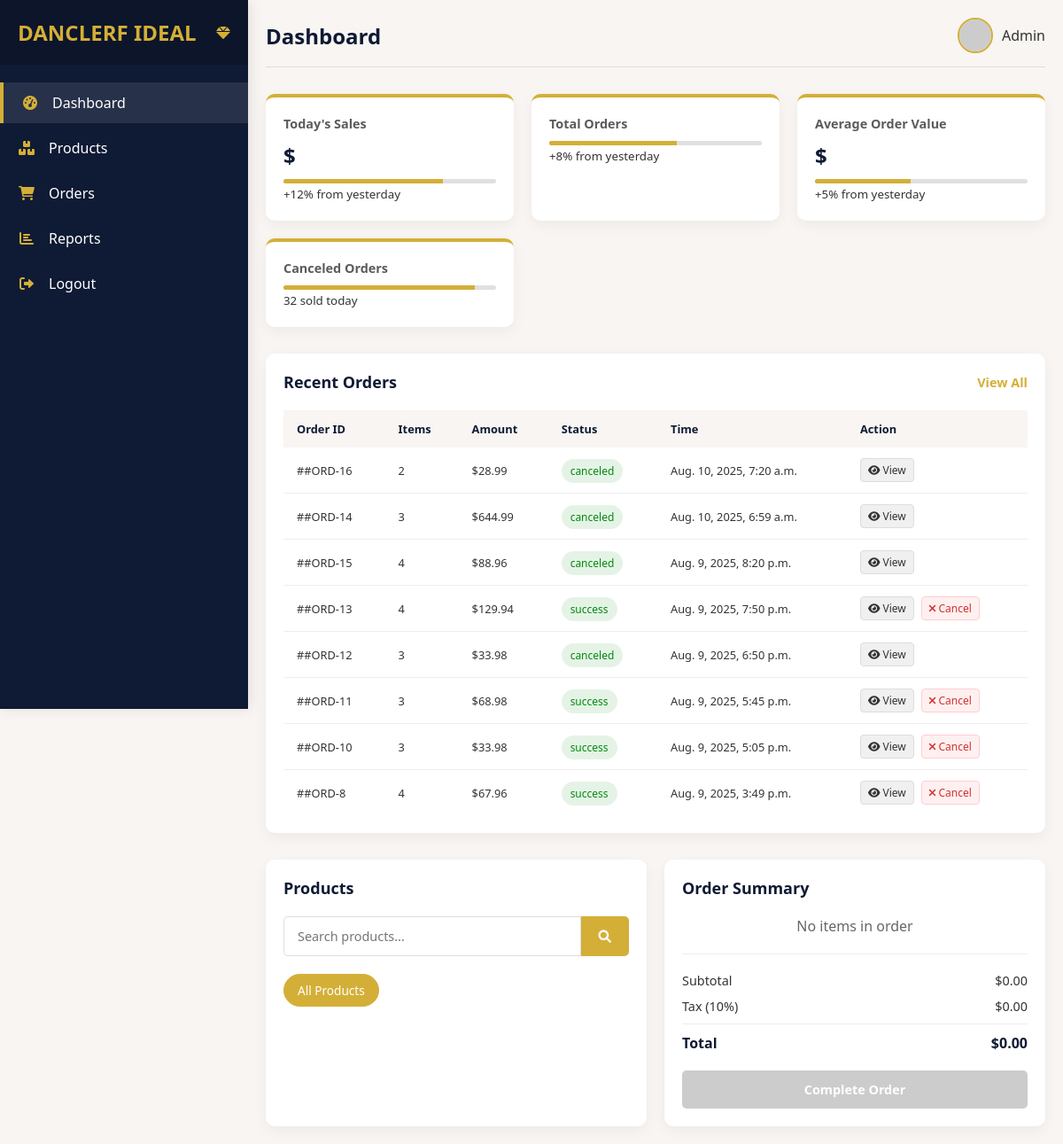
Page /cancel-order/1/ (signed in) on the earlier database version.
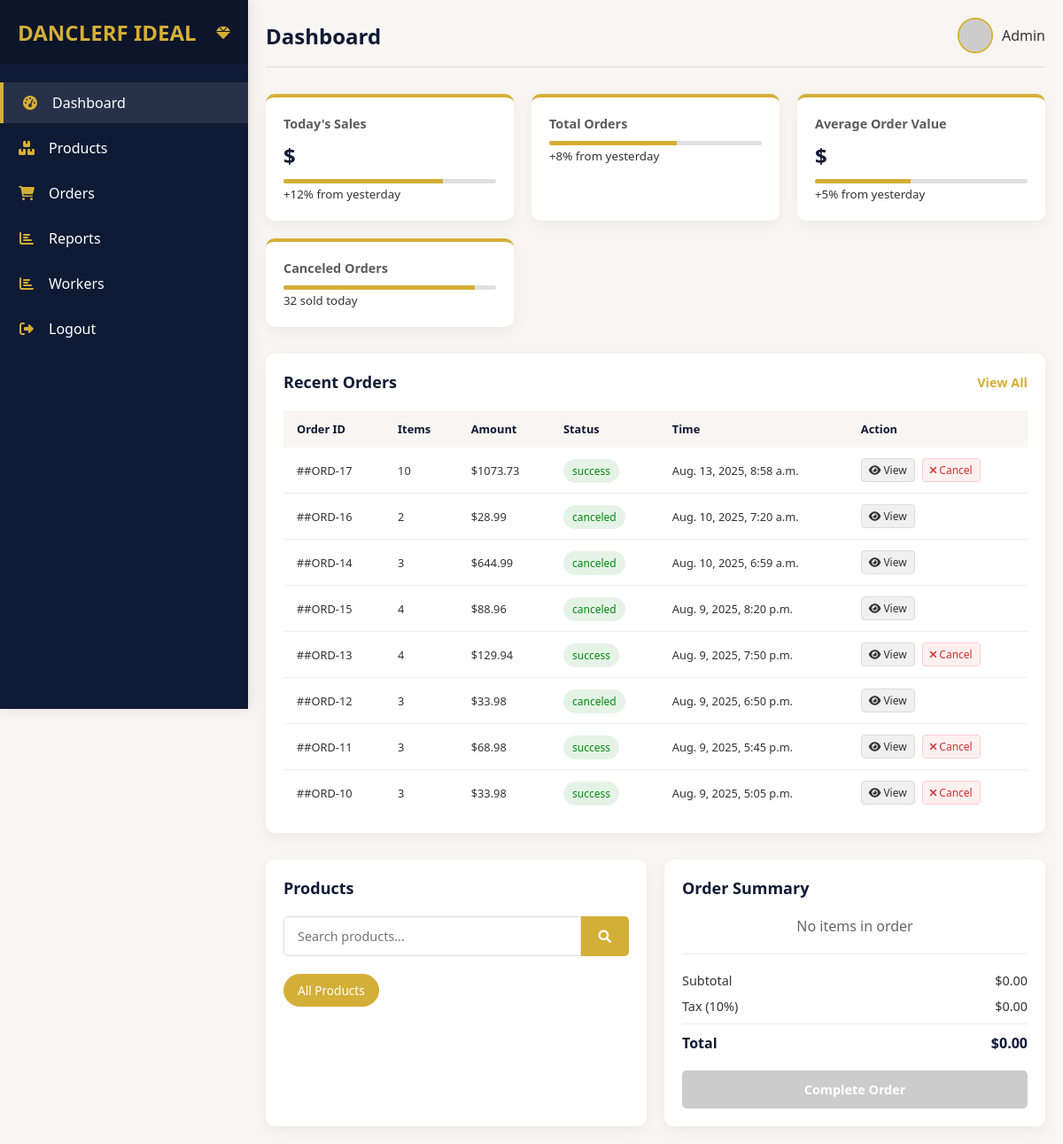
Same page on the later database version.
### shop/models/orders.py (models this page shows, shortened)
class Order(BaseModel):
    status_choices = [
        ("pending", "Pending"),
        ("success", "success"),
        ("wish_list", "Wish List"),
    ]
    status = models.CharField(max_length=20, choices=status_choices, default="pending")
    total_price = models.DecimalField(max_digits=10, decimal_places=2, default=0.00)
    order_id = models.CharField(max_length=100, null=True, blank=True)
    is_canceled = models.BooleanField(default=False)
    def get_total_price(self):
        total_order_price = sum(
            (item.get_total_product_price() for item in self.items.all()),
            Decimal('0.00')
        )
        return total_order_price
    def get_order_quantity(self):
        order_quantity = self.items.count()
        return order_quantity if order_quantity else 0.00

### shop/models/order_items.py (models this page shows, shortened)
class OrderItem(BaseModel):
    order = models.ForeignKey(Order, on_delete=models.CASCADE, related_name='items')
    product = models.ForeignKey(Product, on_delete=models.SET_NULL, null=True)
    quantity = models.PositiveIntegerField(default=1)
    def get_total_product_price(self):
        if self.product and self.product.selling_price:
            return self.quantity * self.product.selling_price
        return Decimal('0.00')

### shop/models/products.py (models this page shows, shortened)
class Product(BaseModel):
    STATUS = [
        ('active', 'Active (In Stock)'),
        ('inactive', 'Out of Stock'),
    ]
    name = models.CharField(max_length=255)
    description = models.TextField(blank=True)
    category = models.ForeignKey(Category, on_delete=models.CASCADE, null=True, blank=True)
    status = models.CharField(max_length=100, choices=STATUS)
    image = models.ImageField(blank=True, null=True)
    stock_quantity = models.PositiveIntegerField(default=0)
    actual_price = models.DecimalField(max_digits=10, decimal_places=2, default=0.00)
    selling_price = models.DecimalField(max_digits=10, decimal_places=2, default=0.00)

### shop/views.py (the view, shortened to what this page needs)
# urls.py: path('cancel-order/<int:order_id>/', cancel_order, name='cancel_order'),
@login_required
def cancel_order(request, order_id):
    try:
        has_activated_account(request)
    except:
        pass
    order = get_object_or_404(Order, id=order_id)
    cancel_form = CancelOrderForm()
    return render(
        request,
        "main/home.html",
        {"cancel_form": cancel_form, "orders": Order.objects.all()},
    )

### shop/forms.py
class CancelOrderForm(forms.Form):
    reason = forms.ModelChoiceField(
        queryset=CancelOrder.objects.all(),
        required=True,
        widget=forms.Select(
            attrs={"class": "form-control", "placeholder": "Select a reason"}
        ),
    )
    context = forms.CharField(
        required=False,
        widget=forms.Textarea(
            attrs={
                "class": "form-control",
                "placeholder": "Optional notes about the cancellation",
            }
        ),
    )

### shop/views.py (called while the page is built)
def has_activated_account(request):
    if request.user.has_activated == False:
        messages.error(request, "Contact Support to activate your Account")
        logout(request)
        return redirect("login_view")

### templates/main/home.html (shortened to what this page needs)
{% extends 'main/base.html' %}
{% load static %}
{% block content %}
    <div class="analytics-cards">
        <div class="card">
            <h3>Today's Sales</h3>
            <div class="value">${{total_sales}}</div>
            <div class="progress">
                <div class="progress-bar" style="width: 75%"></div>
            </div>
            <small>+12% from yesterday</small>
        </div>
        <div class="card">
            <h3>Total Orders</h3>
            <div class="progress">
                <div class="progress-bar" style="width: 60%"></div>
            </div>
            <small>+8% from yesterday</small>
        </div>
        <div class="card">
            <h3>Average Order Value</h3>
            <div class="value">${{average_order_value}}</div>
            <div class="progress">
                <div class="progress-bar" style="width: 45%"></div>
            </div>
            <small>+5% from yesterday</small>
        </div>
        <div class="card">
            <h3>Canceled Orders</h3>
            <div class="progress">
                <div class="progress-bar" style="width: 90%"></div>
            </div>
            <small>32 sold today</small>
        </div>
    </div>
    <div class="recent-orders">
        <h3>Recent Orders <span>View All</span></h3>
        <table>
            <thead>
                <tr>
                    <th>Order ID</th>
                    <th>Items</th>
                    <th>Amount</th>
                    <th>Status</th>
                    <th>Time</th>
                    <th>Action</th>
                </tr>
            </thead>
            <tbody>
                {% for order in orders|slice:':8' %}
                <tr>
                    <td>#{{order.order_id}}</td>
                    <td>{{order.get_order_quantity}}</td>
                    <td>${{order.get_total_price}}</td>
                    <td><span class="status completed">{{order.status}}</span></td>
                    <td>{{order.created_at}}</td>
                    <td>
                        <div class="action-buttons">
                            <a href="#" class="view-btn" onclick="viewOrderDetails('{{order.id}}')">
                                <i class="fas fa-eye"></i> View
                            </a>
                            {% if not order.is_canceled %}
                            <a href="#" class="cancel-btn" onclick="showCancelForm('{{order.id}}')">
                                <i class="fas fa-times"></i> Cancel
                            </a>
                            {% endif %}
                        </div>
                    </td>
                </tr>
                {% endfor %}
            </tbody>
        </table>
    </div>
    <div class="pos-actions">
        <div class="product-search">
            <h3>Products</h3>
            <form method="POST" action="{% url 'home' %}">
                <div class="search-box">
                    <input type="text" name="name" placeholder="Search products...">
                    <button><i class="fas fa-search"></i></button>
                </div>
            </form>
            <div class="categories-scroll">
                <button class="category-btn active">All Products</button>
            </div>
        </div>
        <div class="order-summary">
            <h3>Order Summary</h3>
            <div class="order-items">
            </div>
            <div class="order-total">
            </div>
            <button class="checkout-btn" onclick="completeOrder()" disabled>
                <span class="btn-text">Complete Order</span>
            </button>
        </div>
    </div>
{% endblock content %}

Differences in the rows shown:
no longer on this page (row unchanged): Order: order_id "#ORD-8", get_order_quantity "4", get_total_price "67.96", status "success", created_at "Aug. 9, 2025, 3:49 p.m."
added Order: order_id "#ORD-17", get_order_quantity "10", get_total_price "1073.73", status "success", created_at "Aug. 13, 2025, 8:58 a.m."
Other differences:
text now shown: "Workers"
